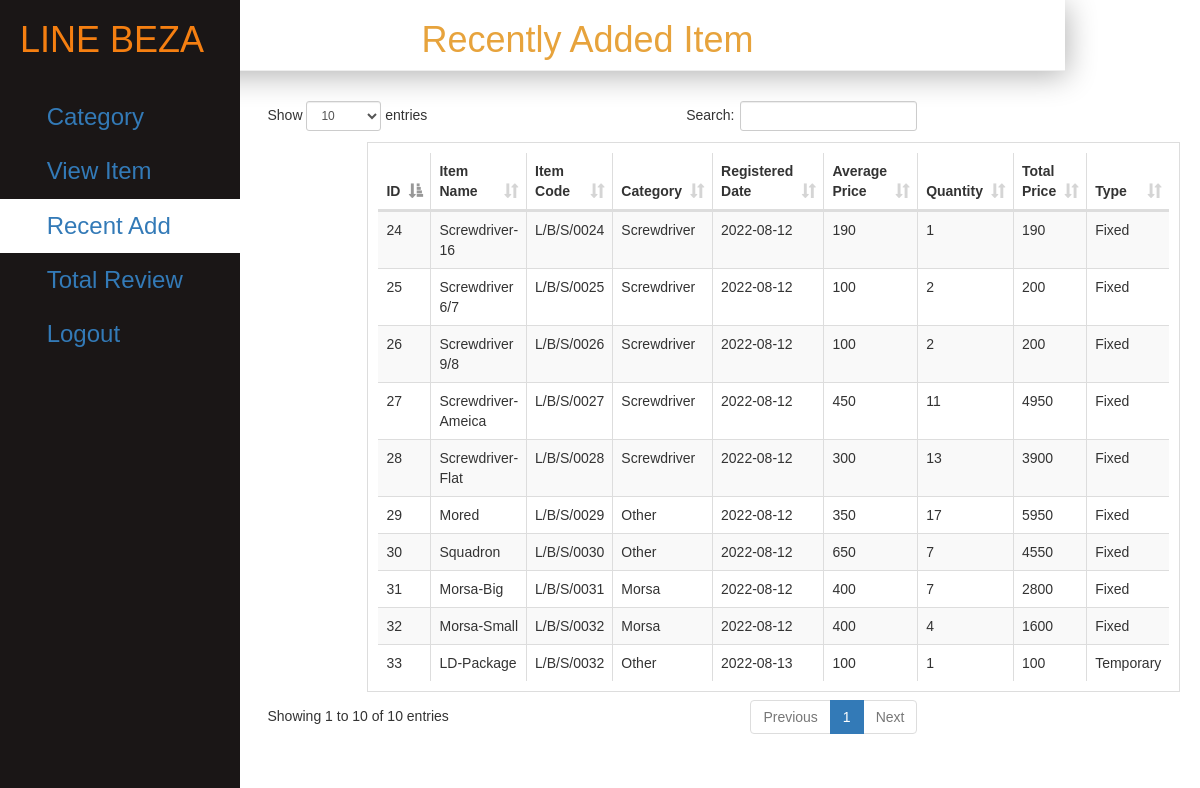
The app's page /Admin/recent.php (signed in) with its own data.
### tables this page shows
CREATE TABLE `asset` (
  `id` int(30) NOT NULL,
  `Name` varchar(100) NOT NULL,
  `Code` varchar(100) NOT NULL,
  `Category` varchar(100) NOT NULL,
  `Date` date NOT NULL,
  `Unit_Price` varchar(100) NOT NULL,
  `Quantity` int(100) NOT NULL,
  `Total_price` varchar(100) NOT NULL,
  `Type` varchar(100) NOT NULL
);

### Admin/recent.php (the view, shortened to what this page needs)
<?php
	if(strlen($_SESSION['username'])==0)
    {
	header('location:login.php');
	}
	else{
?>
<!DOCTYPE html>
<html>
<head>
	<link rel="stylesheet" href="dashboard.css">
	<link rel="stylesheet" href="dashboards.css">
	<link rel="stylesheet" type="text/css" href="bootstrap/css/bootstrap.min.css">
	<link rel="stylesheet" type="text/css" href="datatable/dataTable.bootstrap.min.css">
</head>
<body>
   <div class="side-menu" style="margin-left:0 !important">
        <div class="logo">
            <h1 style="color:rgb(245, 127, 17);   height: 10vh; display: flex;  margin: 10px auto 0px 10px;" >LINE BEZA</h1>
        </div>
		<ul>
		    <li ><a href="category.php"><img src="category.png" alt="">&nbsp;<span>Category</span></a> </li>
            <li> <a href="view.php"><img src="view.png" alt="">&nbsp;<span>View Item</span></a> </li>
            <li style="background-color:white"><a href="#"><img src="request.png" alt="">&nbsp;<span>Recent Add</span> </a></li>
			<li><a href="total.php"><img src="request.png" alt="">&nbsp;<span>Total Review</span> </a></li>
            <li><a href="logout.php"><img src="logout.png" alt="">&nbsp;<span>Logout</span> </a></li>
        </ul>
    </div>
<div class="container">
   <h1 style="color: #e7a33c;" class="page-header text-center">Recently Added Item</h1>
	<div style="left:0 !important" class="row">
		<div class="col-sm-8 col-sm-offset-2">
			<div class="height10">
			</div>
			<div class="row">
				<table id="myTable" class="table table-bordered table-striped">
					<thead>
						<tr>
							<th>ID</th>
							<th>Item Name</th>
							<th>Item Code</th>
							<th>Category</th>
							<th>Registered Date</th>
							<th>Average Price</th>
							<th>Quantity</th>
							<th>Total Price</th>
							<th>Type</th>
					    </tr>
					</thead>
					<tbody>
						<?php
							include_once('connection.php');
							$sql = "SELECT * FROM asset ORDER BY id DESC LIMIT 10";
							$query = mysqli_query($con,$sql);
							while($row = mysqli_fetch_assoc($query)){
								echo
								"<tr>
									<td>".$row['id']."</td>
									<td>".$row['Name']."</td>
									<td>".$row['Code']."</td>
									<td>".$row['Category']."</td>
									<td>".$row['Date']."</td>
									<td>".$row['Unit_Price']."</td>
									<td>".$row['Quantity']."</td>
									<td>".($row['Unit_Price'] * $row['Quantity'])."</td>
									<td>".$row['Type']."</td>
								</tr>";
							}
						}
						?>
					</tbody>
				</table>
			</div>
		</div>
	</div>
</div>
</body>
</html>

### Admin/dashboard.css (style rules this page uses)
* { margin: 0; padding: 0; box-sizing: border-box; font-family: 'Poppins', sans-serif; }
a { text-decoration: none; color: #1105fb; }
li { list-style: none; }
h1 { color: rgb(245, 127, 17); }
table { padding: 10px; }
th, td { text-align: left; padding: 8px; }
.side-menu { position: fixed; background: #1a1616; width: 20vw; min-height: 100vh; display: flex; flex-direction: column; margin-left: 10px; }
.side-menu .logo { height: 10vh; display: flex; margin: 10px auto 0px 10px; }
.side-menu li { font-size: 24px; padding: 10px 40px; color: white; display: flex; align-items: center; text-decoration: none; }

### Admin/recent.php (style rules this page uses)
a { text-decoration:none !important; }
.height10 { height:10px; }
.logo { left:0px; }
.container { padding-left:0px !important; width:80% !important; }
.container h1 { color: #e7a33c; padding: 20px 10px 10px 0; margin-left:5%; box-shadow: 2px 5px 30px rgba(0,0,0,0.3); margin-bottom:20px; }
.page-header { top:0 !important; margin: 0 0 20px !important; }

### records on screen
asset: id "33", Name "LD-Package", Code "L/B/S/0032", Category "Other", Date "2022-08-13", Unit_Price "100", Quantity "1", $row['Unit_Price'] * $row['Quantity'] "100", Type "Temporary"
asset: id "32", Name "Morsa-Small", Code "L/B/S/0032", Category "Morsa", Date "2022-08-12", Unit_Price "400", Quantity "4", $row['Unit_Price'] * $row['Quantity'] "1600", Type "Fixed"
asset: id "31", Name "Morsa-Big", Code "L/B/S/0031", Category "Morsa", Date "2022-08-12", Unit_Price "400", Quantity "7", $row['Unit_Price'] * $row['Quantity'] "2800", Type "Fixed"
asset: id "30", Name "Squadron", Code "L/B/S/0030", Category "Other", Date "2022-08-12", Unit_Price "650", Quantity "7", $row['Unit_Price'] * $row['Quantity'] "4550", Type "Fixed"
asset: id "29", Name "Mored", Code "L/B/S/0029", Category "Other", Date "2022-08-12", Unit_Price "350", Quantity "17", $row['Unit_Price'] * $row['Quantity'] "5950", Type "Fixed"
asset: id "28", Name "Screwdriver-Flat", Code "L/B/S/0028", Category "Screwdriver", Date "2022-08-12", Unit_Price "300", Quantity "13", $row['Unit_Price'] * $row['Quantity'] "3900", Type "Fixed"
asset: id "27", Name "Screwdriver-Ameica", Code "L/B/S/0027", Category "Screwdriver", Date "2022-08-12", Unit_Price "450", Quantity "11", $row['Unit_Price'] * $row['Quantity'] "4950", Type "Fixed"
asset: id "26", Name "Screwdriver 9/8", Code "L/B/S/0026", Category "Screwdriver", Date "2022-08-12", Unit_Price "100", Quantity "2", $row['Unit_Price'] * $row['Quantity'] "200", Type "Fixed"
asset: id "25", Name "Screwdriver 6/7", Code "L/B/S/0025", Category "Screwdriver", Date "2022-08-12", Unit_Price "100", Quantity "2", $row['Unit_Price'] * $row['Quantity'] "200", Type "Fixed"
asset: id "24", Name "Screwdriver-16", Code "L/B/S/0024", Category "Screwdriver", Date "2022-08-12", Unit_Price "190", Quantity "1", $row['Unit_Price']*$row['Quantity'] "190", Type "Fixed"
